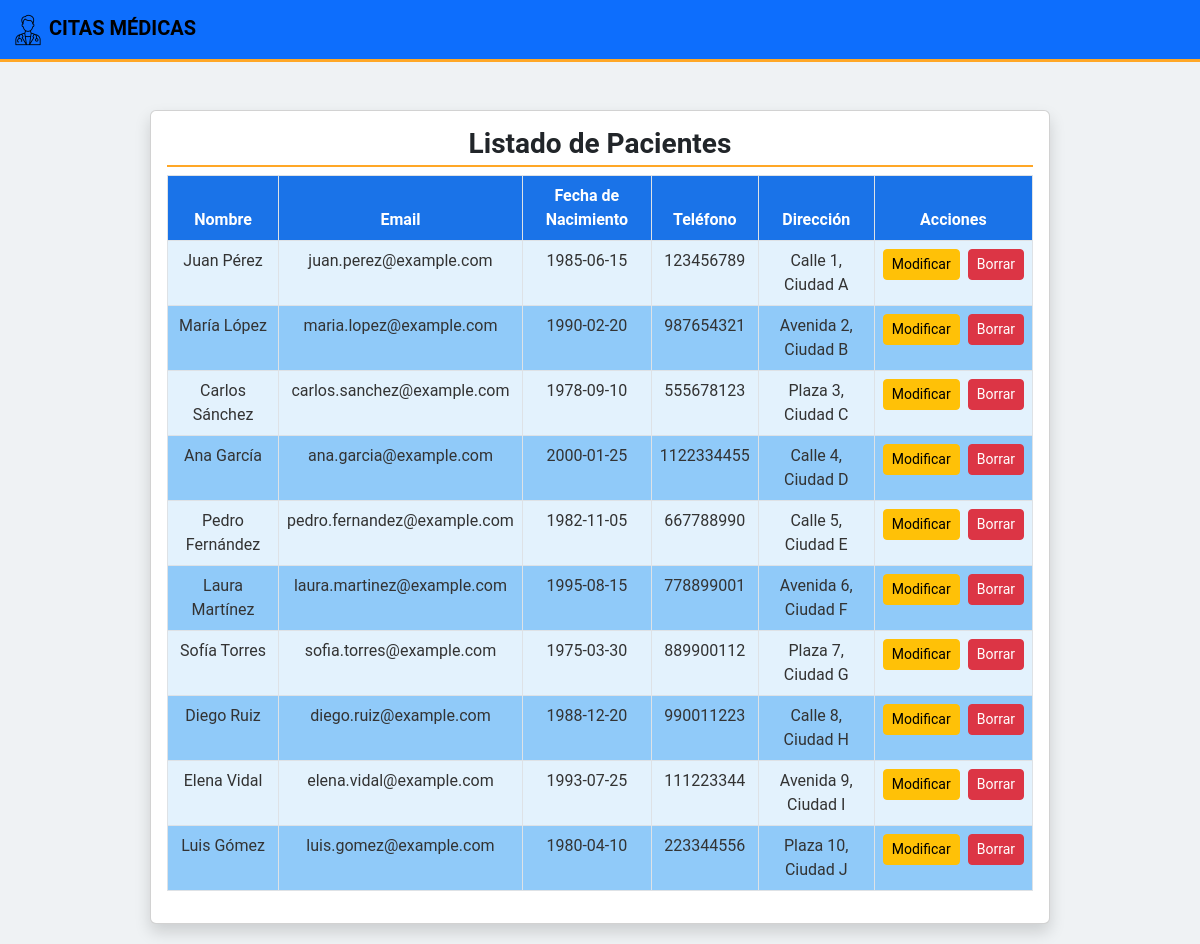
The app's page /listado_pacientes.php with its own data.
### tables this page shows
CREATE TABLE IF NOT EXISTS `patients` (
  `patient_id` int NOT NULL AUTO_INCREMENT,
  `patient_name` varchar(100) NOT NULL,
  `patient_email` varchar(100) NOT NULL,
  `patient_birthdate` date NOT NULL,
  `patient_phone` varchar(15),
  `patient_address` varchar(255),
  PRIMARY KEY (`patient_id`)
);

### listado_pacientes.php (the view, shortened to what this page needs)
<?php
$conexion = obtenerConexion();
$sql = "SELECT patient_id, patient_name, patient_email, patient_birthdate, patient_phone, patient_address FROM patients";
$result = $conexion->query($sql);
$pacientes = $result->num_rows > 0 ? $result->fetch_all(MYSQLI_ASSOC) : [];
?>
<!DOCTYPE html>
<html lang="es">
<head>
    <link href="https://cdn.jsdelivr.net/npm/bootstrap@5.3.2/dist/css/bootstrap.min.css" rel="stylesheet">
    <link rel="stylesheet" href="css/estilo.css">
</head>
<body style="background-color:rgb(239, 242, 244);">
    <nav class="navbar navbar-expand-md bg-primary navbar-dark">
        <div class="container-fluid">
            <a class="navbar-brand" href="index.php">
                <img src="favicon.png" alt="Logo Médico" style="width: 32px; height: 32px;"> Citas Médicas
            </a>
        </div>
    </nav>
    <div class="main-content mt-5">
    <div class="card shadow mx-auto" style="max-width: 900px;">
        <div class="card-body">
            <h3 class="card-title text-center">Listado de Pacientes</h3>
            <?php if (count($pacientes) > 0): ?>
                <table class="table table-bordered">
                    <thead>
                        <tr>
                            <th>Nombre</th>
                            <th>Email</th>
                            <th>Fecha de Nacimiento</th>
                            <th>Teléfono</th>
                            <th>Dirección</th>
                            <th>Acciones</th>
                        </tr>
                    </thead>
                    <tbody>
                        <?php foreach ($pacientes as $paciente): ?>
                            <tr>
                                <td><?= htmlspecialchars($paciente['patient_name']) ?></td>
                                <td><?= htmlspecialchars($paciente['patient_email']) ?></td>
                                <td><?= htmlspecialchars($paciente['patient_birthdate']) ?></td>
                                <td><?= htmlspecialchars($paciente['patient_phone']) ?></td>
                                <td><?= htmlspecialchars($paciente['patient_address']) ?></td>
                                <td class="text-center">
                                    <div class="d-flex justify-content-center gap-2">
                                        <a href="modificar_paciente.php?id=<?= $paciente['patient_id'] ?>"
                                            class="btn btn-warning btn-sm">Modificar</a>
                                        <a href="borrar_paciente.php?id=<?= $paciente['patient_id'] ?>"
                                            class="btn btn-danger btn-sm"
                                            onclick="return confirm('¿Seguro que deseas eliminar este paciente?');">Borrar</a>
                                    </div>
                                </td>
                            </tr>
                        <?php endforeach; ?>
                    </tbody>
                </table>
            <?php else: ?>
                <p class="text-center">No hay pacientes registrados.</p>
            <?php endif; ?>
        </div>
    </div>
    </div>
</body>
</html>

### css/estilo.css (style rules this page uses)
body { font-family: 'Roboto', sans-serif; background-color: #007cf8; color: #333; margin: 0; padding: 0; }
.navbar { background-color: #154f9b; border-bottom: 3px solid #ffa726; }
.navbar .navbar-brand { color: #000000; font-weight: bold; text-transform: uppercase; }
h3 { color: #1a73e8; font-weight: bold; margin-bottom: 20px; border-bottom: 2px solid #ffa726; padding-bottom: 5px; }
.table th { background-color: #1a73e8; color: #ffffff; text-align: center; }
.table td { background-color: #e3f2fd; color: #333; text-align: center; }
.table tr:nth-child(even) td { background-color: #90caf9; }
.main-content { flex: 1; padding-bottom: 20px; }

### records on screen
patients: patient_name "Juan Pérez", patient_email "juan.perez@example.com", patient_birthdate "1985-06-15", patient_phone "123456789", patient_address "Calle 1, Ciudad A"
patients: patient_name "María López", patient_email "maria.lopez@example.com", patient_birthdate "1990-02-20", patient_phone "987654321", patient_address "Avenida 2, Ciudad B"
patients: patient_name "Carlos Sánchez", patient_email "carlos.sanchez@example.com", patient_birthdate "1978-09-10", patient_phone "555678123", patient_address "Plaza 3, Ciudad C"
patients: patient_name "Ana García", patient_email "ana.garcia@example.com", patient_birthdate "2000-01-25", patient_phone "1122334455", patient_address "Calle 4, Ciudad D"
patients: patient_name "Pedro Fernández", patient_email "pedro.fernandez@example.com", patient_birthdate "1982-11-05", patient_phone "667788990", patient_address "Calle 5, Ciudad E"
patients: patient_name "Laura Martínez", patient_email "laura.martinez@example.com", patient_birthdate "1995-08-15", patient_phone "778899001", patient_address "Avenida 6, Ciudad F"
patients: patient_name "Sofía Torres", patient_email "sofia.torres@example.com", patient_birthdate "1975-03-30", patient_phone "889900112", patient_address "Plaza 7, Ciudad G"
patients: patient_name "Diego Ruiz", patient_email "diego.ruiz@example.com", patient_birthdate "1988-12-20", patient_phone "990011223", patient_address "Calle 8, Ciudad H"
patients: patient_name "Elena Vidal", patient_email "elena.vidal@example.com", patient_birthdate "1993-07-25", patient_phone "111223344", patient_address "Avenida 9, Ciudad I"
patients: patient_name "Luis Gómez", patient_email "luis.gomez@example.com", patient_birthdate "1980-04-10", patient_phone "223344556", patient_address "Plaza 10, Ciudad J"
